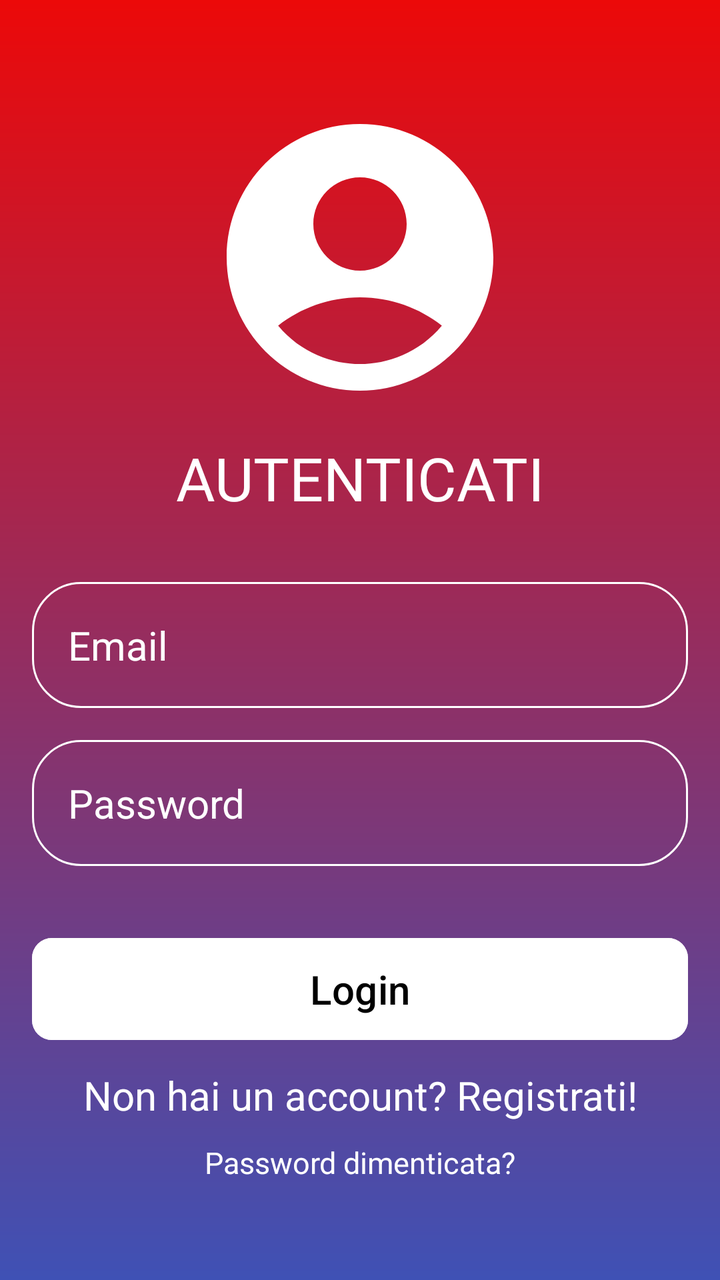
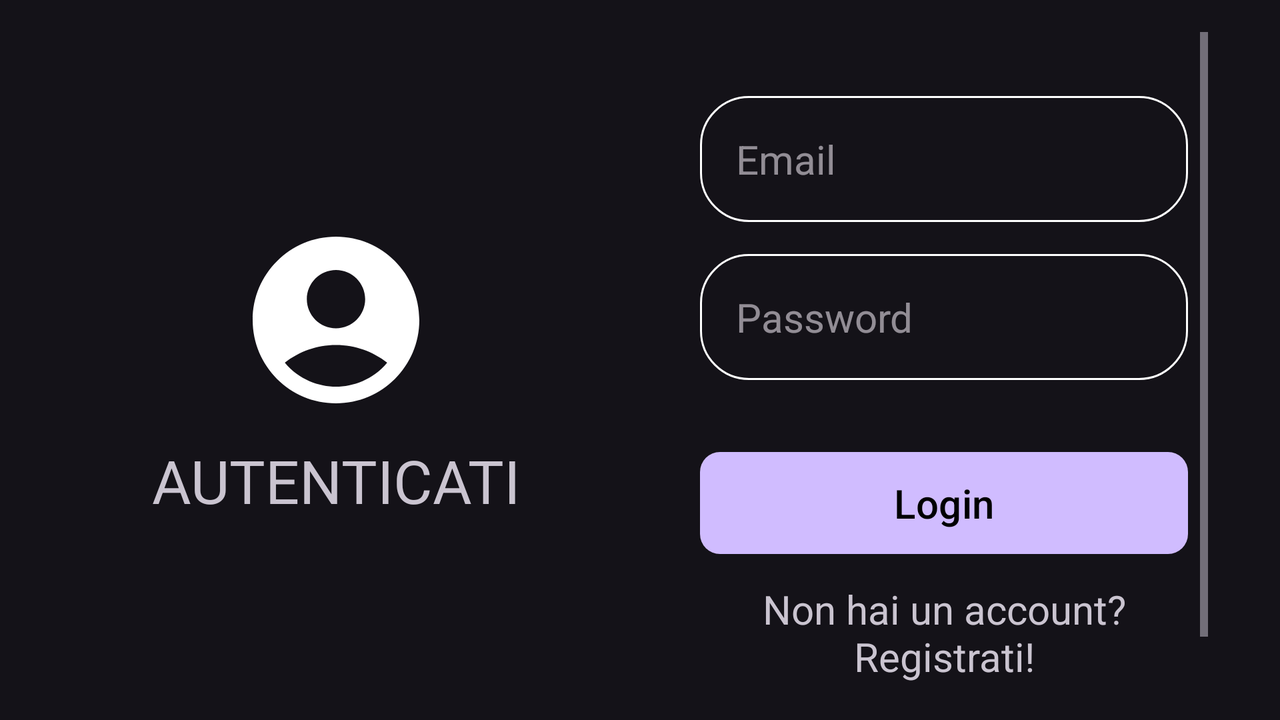

An Android layout and its configuration variant, each rendered on a device that would load it. The default file and the variant file are quoted in full after the pictures.
<!-- AndroidManifest.xml: application theme Theme.Material3.Dark.NoActionBar -->
<!-- res/layout/activity_signin.xml -->
<?xml version="1.0" encoding="utf-8"?>
<LinearLayout xmlns:android="http://schemas.android.com/apk/res/android"
    xmlns:app="http://schemas.android.com/apk/res-auto"
    xmlns:tools="http://schemas.android.com/tools"
    android:layout_width="match_parent"
    android:layout_height="match_parent"
    android:background="@drawable/login_background"
    android:gravity="center"
    android:orientation="vertical"
    android:padding="16dp"
    tools:context=".ui.auth.SignInActivity">

    <ImageView
        android:layout_width="160dp"
        android:layout_height="160dp"
        android:src="@drawable/baseline_account_circle_24"
        android:contentDescription="@string/account_circle"
        />

    
    <TextView
        android:layout_width="match_parent"
        android:layout_height="wrap_content"
        android:id="@+id/signin"
        android:textColor="@color/white"
        android:gravity="center"
        android:textSize="30sp"
        android:paddingTop="10dp"
        android:text="@string/login"
        android:textAllCaps="true"/>

    
    <EditText
        android:id="@+id/email_input"
        android:layout_width="match_parent"
        android:layout_height="wrap_content"
        android:layout_marginTop="32dp"
        android:autofillHints=""
        android:hint="@string/email_text"
        android:textColor="@color/white"
        android:textColorHint="@color/white"
        android:textSize="20sp"
        android:background="@drawable/rounded_corner"
        android:padding="18dp"
        android:inputType="textEmailAddress" />

    
    <EditText
        android:id="@+id/password_input"
        android:layout_width="match_parent"
        android:layout_height="wrap_content"
        android:layout_marginTop="16dp"
        android:autofillHints=""
        android:hint="@string/password_text"
        android:textColor="@color/white"
        android:textColorHint="@color/white"
        android:textSize="20sp"
        android:background="@drawable/rounded_corner"
        android:padding="18dp"
        android:inputType="textPassword" />

    
    <FrameLayout
        android:layout_width="match_parent"
        android:layout_height="wrap_content"
        android:layout_marginTop="32dp">

        <ProgressBar
            android:id="@+id/signInProgressbar"
            android:layout_width="50dp"
            android:layout_height="50dp"
            android:layout_gravity="center_horizontal"
            android:visibility="invisible" />
        
        <com.google.android.material.button.MaterialButton
            android:id="@+id/login_button"
            android:layout_width="match_parent"
            android:layout_height="wrap_content"
            android:padding="12dp"
            android:backgroundTint="@color/white"
            android:text="@string/login_button"
            android:textColor="@color/black"
            app:cornerRadius="10dp"
            app:iconGravity="textStart"
            android:textSize="20sp"
            app:iconTint="@color/black" />

    </FrameLayout>

    
    <TextView
        android:layout_width="match_parent"
        android:layout_height="wrap_content"
        android:id="@+id/not_signup"
        android:textColor="@color/white"
        android:gravity="center"
        android:textSize="20sp"
        android:paddingTop="10dp"
        android:text="@string/no_account"/>

    
    <TextView
        android:layout_width="match_parent"
        android:layout_height="wrap_content"
        android:id="@+id/forgot_password"
        android:textColor="@color/white"
        android:gravity="center"
        android:textSize="15sp"
        android:paddingTop="10dp"
        android:text="@string/password_dimenticata"/>

</LinearLayout>
<!-- resources referenced by this layout -->
<resources>
  <color name="black">#FF000000</color>
  <color name="white">#FFFFFFFF</color>
  <!-- drawable baseline_account_circle_24 (drawable) -->
  <vector xmlns:android="http://schemas.android.com/apk/res/android" android:height="100dp" android:tint="#FFFFFF" android:viewportHeight="24" android:viewportWidth="24" android:width="100dp">
        
      <path android:fillColor="@android:color/white" android:pathData="M12,2C6.48,2 2,6.48 2,12s4.48,10 10,10s10,-4.48 10,-10S17.52,2 12,2zM12,6c1.93,0 3.5,1.57 3.5,3.5S13.93,13 12,13s-3.5,-1.57 -3.5,-3.5S10.07,6 12,6zM12,20c-2.03,0 -4.43,-0.82 -6.14,-2.88C7.55,15.8 9.68,15 12,15s4.45,0.8 6.14,2.12C16.43,19.18 14.03,20 12,20z"/>
      
  </vector>
  <!-- drawable login_background (drawable) -->
  <?xml version="1.0" encoding="utf-8"?>
  <shape xmlns:android="http://schemas.android.com/apk/res/android">
      <gradient android:type="linear" android:angle="90"
          android:startColor="#3F51B5" android:endColor="#EC0909"/>
  </shape>
  <!-- drawable rounded_corner (drawable) -->
  <?xml version="1.0" encoding="utf-8"?>
  <shape xmlns:android="http://schemas.android.com/apk/res/android"
      android:shape="rectangle">
  
  
      <stroke android:width="1dp" android:color="@color/white"/>
      <corners android:radius="24dp" />
  </shape>
  <string name="account_circle">Account Circle</string>
  <string name="email_text">Email</string>
  <string name="login">Autenticati</string>
  <string name="login_button">Login</string>
  <string name="no_account">Non hai un account? Registrati!</string>
  <string name="password_dimenticata">Password dimenticata?</string>
  <string name="password_text">Password</string>
</resources>
<!-- res/layout-land/activity_signin.xml (the repository's variant of the layout above) -->
<!-- drawn on the phone turned sideways -->
<?xml version="1.0" encoding="utf-8"?>
<androidx.constraintlayout.widget.ConstraintLayout xmlns:android="http://schemas.android.com/apk/res/android"
    xmlns:app="http://schemas.android.com/apk/res-auto"
    xmlns:tools="http://schemas.android.com/tools"
    android:layout_width="match_parent"
    android:layout_height="match_parent"
    android:gravity="center"
    android:orientation="vertical"
    android:padding="16dp"
    tools:context=".ui.auth.SignInActivity">

    
    <androidx.constraintlayout.widget.Guideline
        android:id="@+id/guideline"
        android:layout_width="wrap_content"
        android:layout_height="wrap_content"
        android:orientation="vertical"
        app:layout_constraintGuide_percent="0.5" />

    
    <TextView
        android:layout_width="0dp"
        android:layout_height="wrap_content"
        android:drawablePadding="10dp"
        android:gravity="center"
        android:text="@string/login"
        android:textAllCaps="true"
        android:textSize="30sp"
        android:paddingTop="10dp"
        app:drawableTopCompat="@drawable/baseline_account_circle_24"
        app:layout_constraintEnd_toStartOf="@id/guideline"
        app:layout_constraintStart_toStartOf="parent"
        app:layout_constraintTop_toTopOf="parent"
        app:layout_constraintBottom_toBottomOf="parent" />

    
    <ScrollView
        android:layout_width="0dp"
        android:layout_height="match_parent"
        android:layout_marginStart="30dp"
        android:layout_marginEnd="20dp"
        app:layout_constraintStart_toEndOf="@id/guideline"
        app:layout_constraintEnd_toEndOf="parent">

        <LinearLayout
            android:layout_width="match_parent"
            android:layout_height="wrap_content"
            android:orientation="vertical"
            android:layout_marginEnd="10dp">

            
            <EditText
                android:id="@+id/email_input"
                android:layout_width="match_parent"
                android:layout_height="wrap_content"
                android:layout_marginTop="32dp"
                android:autofillHints=""
                android:hint="@string/email_text"
                android:textSize="20sp"
                android:background="@drawable/rounded_corner"
                android:padding="18dp"
                android:inputType="textEmailAddress"
                tools:ignore="VisualLintTextFieldSize" />

            
            <EditText
                android:id="@+id/password_input"
                android:layout_width="match_parent"
                android:layout_height="wrap_content"
                android:layout_marginTop="16dp"
                android:autofillHints=""
                android:hint="@string/password_text"
                android:textSize="20sp"
                android:background="@drawable/rounded_corner"
                android:padding="18dp"
                android:inputType="textPassword"
                tools:ignore="VisualLintTextFieldSize" />

            
            <FrameLayout
                android:layout_width="match_parent"
                android:layout_height="wrap_content"
                android:layout_marginTop="32dp">

                <ProgressBar
                    android:id="@+id/signInProgressbar"
                    android:layout_width="50dp"
                    android:layout_height="50dp"
                    android:layout_gravity="center_horizontal"
                    android:visibility="invisible" />
                
                <com.google.android.material.button.MaterialButton
                    android:id="@+id/login_button"
                    android:layout_width="match_parent"
                    android:layout_height="wrap_content"
                    android:padding="12dp"
                    android:text="@string/login_button"
                    android:textColor="@color/black"
                    app:cornerRadius="10dp"
                    app:iconGravity="textStart"
                    android:textSize="20sp"
                    tools:ignore="VisualLintButtonSize" />
            </FrameLayout>

            
            <TextView
                android:layout_width="match_parent"
                android:layout_height="wrap_content"
                android:id="@+id/not_signup"
                android:gravity="center"
                android:textSize="20sp"
                android:paddingTop="10dp"
                android:text="@string/no_account"/>

            
            <TextView
                android:layout_width="match_parent"
                android:layout_height="wrap_content"
                android:id="@+id/forgot_password"
                android:gravity="center"
                android:textSize="15sp"
                android:paddingTop="10dp"
                android:text="@string/password_dimenticata"/>
        </LinearLayout>
    </ScrollView>


</androidx.constraintlayout.widget.ConstraintLayout>
<!-- resources referenced by the variant -->
<!-- as the phone turned sideways resolves them -->
<resources>
  <color name="black">#FF000000</color>
  <!-- drawable baseline_account_circle_24 (drawable) -->
  <vector xmlns:android="http://schemas.android.com/apk/res/android" android:height="100dp" android:tint="#FFFFFF" android:viewportHeight="24" android:viewportWidth="24" android:width="100dp">
        
      <path android:fillColor="@android:color/white" android:pathData="M12,2C6.48,2 2,6.48 2,12s4.48,10 10,10s10,-4.48 10,-10S17.52,2 12,2zM12,6c1.93,0 3.5,1.57 3.5,3.5S13.93,13 12,13s-3.5,-1.57 -3.5,-3.5S10.07,6 12,6zM12,20c-2.03,0 -4.43,-0.82 -6.14,-2.88C7.55,15.8 9.68,15 12,15s4.45,0.8 6.14,2.12C16.43,19.18 14.03,20 12,20z"/>
      
  </vector>
  <!-- drawable rounded_corner (drawable) -->
  <?xml version="1.0" encoding="utf-8"?>
  <shape xmlns:android="http://schemas.android.com/apk/res/android"
      android:shape="rectangle">
  
  
      <stroke android:width="1dp" android:color="@color/white"/>
      <corners android:radius="24dp" />
  </shape>
  <string name="email_text">Email</string>
  <string name="login">Autenticati</string>
  <string name="login_button">Login</string>
  <string name="no_account">Non hai un account? Registrati!</string>
  <string name="password_dimenticata">Password dimenticata?</string>
  <string name="password_text">Password</string>
  <color name="white">#FFFFFFFF</color>
</resources>
